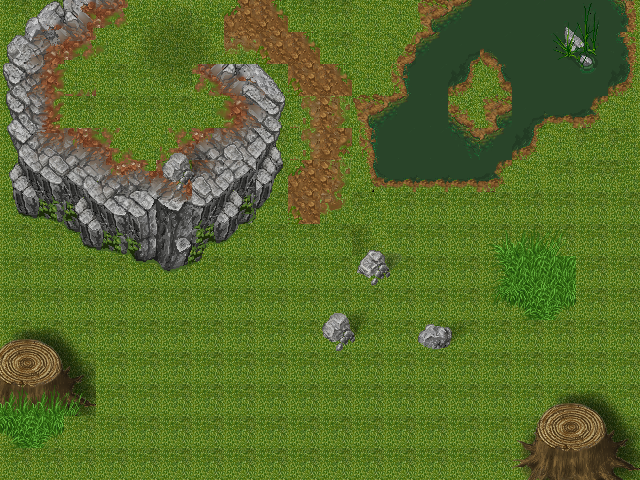

Rendered tile map (Tiled .tmx) drawn with the repository's tilesets; below, a short description and the full map source, tile grids included:
An orthogonal 20x15 tile map with 32x32 px tiles, 4 tile layers (Tile Layer 1, Tile Layer 2, Rocks, Grass), 5 tilesets.

<map version="1.0" orientation="orthogonal" renderorder="right-down" width="20" height="15" tilewidth="32" tileheight="32" nextobjectid="1">
 <tileset firstgid="1" name="forestground06dv5" tilewidth="32" tileheight="32" tilecount="399" columns="19">
  <image source="forestground06dv5.png" width="629" height="679" />
 </tileset>
 <tileset firstgid="400" name="watertileset3qb2tg0" tilewidth="32" tileheight="32" tilecount="120" columns="12">
  <image source="watertileset3qb2tg0.png" width="410" height="331" />
 </tileset>
 <tileset firstgid="520" name="treetrunk2006bu8" tilewidth="32" tileheight="32" tilecount="12" columns="4">
  <image source="treetrunk2006bu8.png" width="143" height="122" />
 </tileset>
 <tileset firstgid="532" name="plant2" tilewidth="32" tileheight="32" tilecount="42" columns="7">
  <image source="plant2.png" width="225" height="205" />
 </tileset>
 <tileset firstgid="574" name="big_tree_bshadow" tilewidth="32" tileheight="32" tilecount="56" columns="8">
  <image source="big_tree_bshadow.png" width="281" height="255" />
 </tileset>
 <layer name="Tile Layer 1" width="20" height="15">
  <data encoding="csv">
82,82,82,82,82,82,82,82,82,82,82,404,404,414,415,416,417,418,419,420,
82,82,82,82,82,82,82,82,82,82,82,404,425,426,427,428,429,430,431,469,
82,82,82,82,82,82,82,82,82,82,82,436,437,438,439,440,441,480,513,481,
82,82,82,82,82,82,82,82,82,82,82,448,449,501,501,501,491,492,504,493,
82,82,82,82,82,82,82,82,82,82,82,460,501,501,501,491,503,504,84,84,
82,82,82,82,82,82,82,82,82,82,82,484,511,512,513,514,515,82,82,84,
82,82,82,82,82,82,82,82,82,82,82,84,82,82,82,82,82,82,82,82,
82,82,82,82,82,82,82,82,82,82,82,82,82,82,82,82,82,82,82,82,
82,82,82,82,82,82,82,82,82,82,82,82,82,82,82,82,82,82,82,82,
82,82,82,82,82,82,82,82,82,82,82,82,82,82,82,82,82,82,82,82,
82,82,82,82,82,82,82,82,82,82,82,82,82,82,82,82,82,82,82,82,
82,82,82,82,82,82,82,82,82,82,82,82,82,82,82,82,82,82,82,82,
82,82,82,82,82,82,82,82,82,82,82,82,82,82,82,82,82,82,82,82,
82,82,82,82,82,82,82,82,82,82,82,82,82,82,82,82,82,82,82,82,
82,82,82,82,82,82,82,82,82,82,82,82,82,82,82,82,82,82,82,82
</data>
 </layer>
 <layer name="Tile Layer 2" width="20" height="15">
  <data encoding="csv">
40,41,42,43,44,45,46,293,294,0,0,0,0,0,426,490,490,494,495,445,
59,60,61,80,63,64,65,329,312,294,0,0,0,0,451,453,490,506,507,0,
78,79,99,0,82,83,68,69,70,312,294,0,0,0,463,465,0,502,519,0,
97,98,0,0,0,0,87,88,89,309,311,0,0,0,475,477,451,452,514,0,
116,117,118,119,120,124,125,126,127,309,313,0,0,0,487,489,0,0,0,0,
135,136,137,138,139,140,126,144,146,293,311,0,0,0,0,0,0,0,0,0,
154,155,156,157,158,159,162,163,165,312,330,0,0,0,0,0,0,0,0,0,
0,0,175,176,177,178,181,182,0,0,0,65,0,0,0,299,300,301,0,0,
0,0,0,195,196,199,200,0,0,0,0,0,0,0,0,318,319,319,0,0,
0,0,0,0,0,0,0,0,0,0,0,0,0,0,0,337,340,341,0,0,
0,0,0,0,0,0,0,0,0,0,0,0,0,0,0,0,0,0,0,0,
0,0,0,0,0,0,0,0,0,0,0,0,0,0,0,0,0,0,0,0,
0,0,0,0,0,0,0,0,0,0,0,0,0,0,0,0,520,521,522,523,
0,0,0,0,0,0,0,0,0,0,0,0,0,0,0,0,524,525,526,527,
0,0,0,0,0,0,0,0,0,0,0,0,0,0,0,0,528,529,530,531
</data>
 </layer>
 <layer name="Rocks" width="20" height="15">
  <data encoding="csv">
0,0,0,0,0,0,0,0,0,0,0,0,0,0,0,0,0,0,0,0,
0,0,0,0,0,0,0,0,0,0,0,0,0,0,0,0,0,0,0,0,
0,0,0,0,0,0,0,0,0,0,0,0,0,0,0,0,0,0,0,0,
0,0,0,0,0,0,0,0,0,0,0,0,0,0,0,0,0,0,0,0,
0,0,0,0,0,17,18,0,0,0,0,0,0,0,0,0,0,0,0,0,
0,0,0,0,0,36,37,0,0,0,0,0,0,0,0,0,0,0,0,0,
0,0,0,0,0,0,0,0,0,0,0,0,0,0,0,0,0,0,0,0,
0,0,0,0,0,0,0,0,0,0,0,55,56,0,0,0,0,301,0,0,
0,0,0,0,0,0,0,0,0,0,0,74,75,0,0,0,0,0,0,0,
0,0,0,0,0,0,0,0,0,0,17,18,0,0,0,0,0,0,0,0,
521,522,523,0,0,0,0,0,0,0,36,37,0,34,35,0,0,0,0,0,
525,526,527,0,0,0,0,0,0,0,0,0,0,0,0,0,0,0,0,0,
529,530,531,0,0,0,0,0,0,0,0,0,0,0,0,0,0,0,0,0,
0,0,0,0,0,0,0,0,0,0,0,0,0,0,0,0,0,0,0,0,
0,0,0,0,0,0,0,0,0,0,0,0,0,0,0,0,0,0,0,0
</data>
 </layer>
 <layer name="Grass" width="20" height="15">
  <data encoding="csv">
0,0,0,0,0,0,0,0,0,0,0,0,0,0,0,0,0,0,0,0,
0,0,0,0,0,0,0,0,0,0,0,0,0,0,0,0,0,0,0,0,
0,0,0,0,0,0,0,0,0,0,0,0,0,0,0,0,0,0,0,0,
0,0,0,0,0,0,0,0,0,0,0,0,0,0,0,0,0,0,0,0,
0,0,0,0,0,0,0,0,0,0,0,0,0,0,0,0,0,0,0,0,
0,0,0,0,0,0,0,0,0,0,0,0,0,0,0,0,0,0,0,0,
0,0,0,0,0,0,0,0,0,0,0,0,0,0,0,0,0,0,0,0,
0,0,0,0,0,0,0,0,0,0,0,0,0,0,0,0,0,0,0,0,
0,0,0,0,0,0,0,0,0,0,0,0,0,0,0,0,0,0,0,0,
0,0,0,0,0,0,0,0,0,0,0,0,0,0,0,0,0,0,0,0,
0,0,0,0,0,0,0,0,0,0,0,0,0,0,0,0,0,0,0,0,
0,0,0,0,0,0,0,0,0,0,0,0,0,0,0,0,0,0,0,0,
300,300,301,0,0,0,0,0,0,0,0,0,0,0,0,0,0,0,0,0,
340,341,0,0,0,0,0,0,0,0,0,0,0,0,0,0,0,0,0,0,
0,0,0,0,0,0,0,0,0,0,0,0,0,0,0,0,0,0,0,0
</data>
 </layer>
</map>
